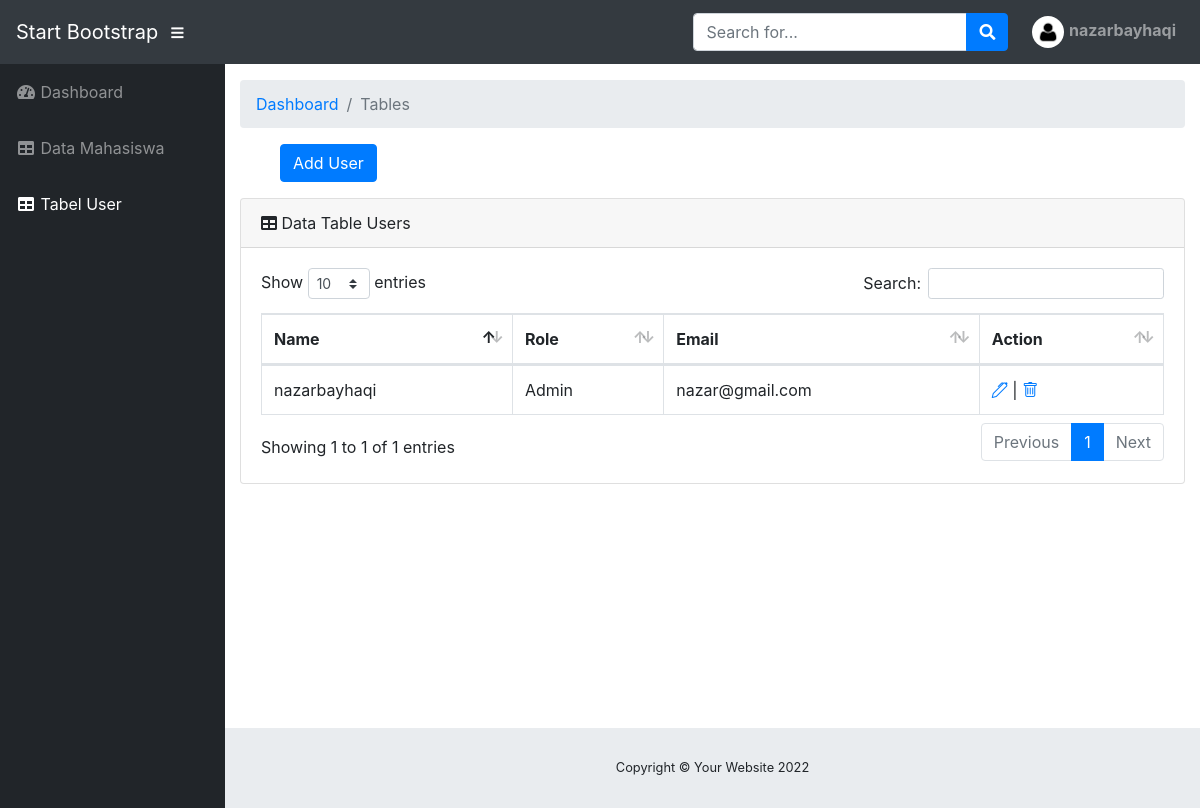
The app's page /admin/tables_user.php (signed in) with its own data.
### tables this page shows
CREATE TABLE `user` (
  `email` varchar(20) NOT NULL,
  `name` varchar(30) NOT NULL,
  `password` varchar(100) NOT NULL,
  `role` varchar(20) NOT NULL,
  `date_create` char(10) NOT NULL,
  `date_modified` char(10) NOT NULL
);

### admin/tables_user.php (the view, shortened to what this page needs)
<?php
require 'connect_db.php';
$sql = "SELECT * FROM user";
$result = mysqli_query($conn, $sql);
?>
<!DOCTYPE html>
<html lang="en">
<head>
    <link href="vendor/fontawesome-free/css/all.min.css" rel="stylesheet" type="text/css">
    <link href="vendor/datatables/dataTables.bootstrap4.css" rel="stylesheet">
    <link href="css/sb-admin.css" rel="stylesheet">
    <link rel="stylesheet" href="https://cdn.jsdelivr.net/npm/bootstrap-icons@1.9.1/font/bootstrap-icons.css">
</head>
<body id="page-top">
    <nav class="navbar navbar-expand navbar-dark bg-dark static-top">
        <a class="navbar-brand mr-1" href="index.php">Start Bootstrap</a>
        <button class="btn btn-link btn-sm text-white order-1 order-sm-0" id="sidebarToggle" href="#">
            <i class="fas fa-bars"></i>
        </button>
        <form class="d-none d-md-inline-block form-inline ml-auto mr-0 mr-md-3 my-2 my-md-0">
            <div class="input-group">
                <input type="text" class="form-control" placeholder="Search for..." aria-label="Search"
                    aria-describedby="basic-addon2">
                <div class="input-group-append">
                    <button class="btn btn-primary" type="button">
                        <i class="fas fa-search"></i>
                    </button>
                </div>
            </div>
        </form>
        <ul class="navbar-nav ml-auto ml-md-0">
            <li class="nav-item dropdown no-arrow">
                <a class="nav-link dropdown-toggle" href="#" id="userDropdown" role="button" data-toggle="dropdown"
                    aria-haspopup="true" aria-expanded="false">
                    <?php
require 'connect_db.php';
$sql2 = "SELECT * FROM user where email= '$_SESSION[login]'";
$result2 = mysqli_query($conn, $sql2);
$cek2 = mysqli_num_rows($result2);
if ($cek2 > 0) {
    ?>
                    <img src="images/logo.jpg" alt="" width="32" height="32"
                        class="rounded-circle me-2">
                    <strong><?php echo $_SESSION['name'] ?></strong>
                        <?php
}
?>
            </li>
        </ul>
    </nav>
    <div id="wrapper">
        <ul class="sidebar navbar-nav">
            <li class="nav-item">
                <a class="nav-link" href="Admin.php">
                    <i class="fas fa-fw fa-tachometer-alt"></i>
                    <span>Dashboard</span>
                </a>
            </li>
            <li class="nav-item">
                <a class="nav-link" href="mahasiswa.php">
                    <i class="fas fa-fw fa-table"></i>
                    <span>Data Mahasiswa</span></a>
            </li>
            <li class="nav-item active">
                <a class="nav-link" href="tables_user.php">
                    <i class="fas fa-fw fa-table"></i>
                    <span>Tabel User</span></a>
            </li>
        </ul>
        <div id="content-wrapper">
            <div class="container-fluid">
                <ol class="breadcrumb">
                    <li class="breadcrumb-item">
                        <a href="#">Dashboard</a>
                    </li>
                    <li class="breadcrumb-item active">Tables</li>
                </ol>
                <ol>
                    <a href="\WebProgramming/uas---aplikasi-presensi-nazar-48cup/index.php/register.php"><button type="button" class="btn btn-primary">Add
                            User</button></a>
                </ol>
                <div class="card mb-3">
                    <div class="card-header">
                        <i class="fas fa-table"></i>
                        Data Table Users
                    </div>
                    <div class="card-body">
                        <div class="table-responsive">
                            <table class="table table-bordered" id="dataTable" width="100%" cellspacing="0">
                                <thead>
                                    <tr>
                                        <th>Name</th>
                                        <th>Role</th>
                                        <th>Email</th>
                                        <th>Action</th>
                                    </tr>
                                </thead>
                                <tbody>
                                    <?php
if (mysqli_num_rows($result) > 0) {
    while ($row = mysqli_fetch_assoc($result)) {
        ?>
                                    <tr>
                                        <td><?php echo $row['name'] ?></td>
                                        <td><?php echo $row['role'] ?></td>
                                        <td><?php echo $row['email'] ?></td>
                                        <td>
                                            <a href='form_update_user.php?email=<?php echo $row['email'] ?>'><i
                                                    class="bi bi-pen"></i></a> |
                                            <a onclick="return confirm ('Are you sure ?')"
                                                href='delete_data.php?email=<?php echo $row['email'] ?>'><i
                                                    class="bi bi-trash"></i></a>
                                        </td>
                                    </tr>
                                    <?php
}
    ?>
                                </tbody>
                            </table>
                            <?php
} else {
    echo "0 results";
}
?>
                        </div>
                    </div>
                </div>
                <footer class="sticky-footer">
                    <div class="container my-auto">
                        <div class="copyright text-center my-auto">
                            <span>Copyright © Your Website 2022</span>
                        </div>
                    </div>
                </footer>
            </div>
        </div>
</body>
</html>

### records on screen
user: name "nazarbayhaqi", role "Admin", email "nazar@gmail.com"

### other values on screen
$_SESSION['name'] "nazarbayhaqi"
